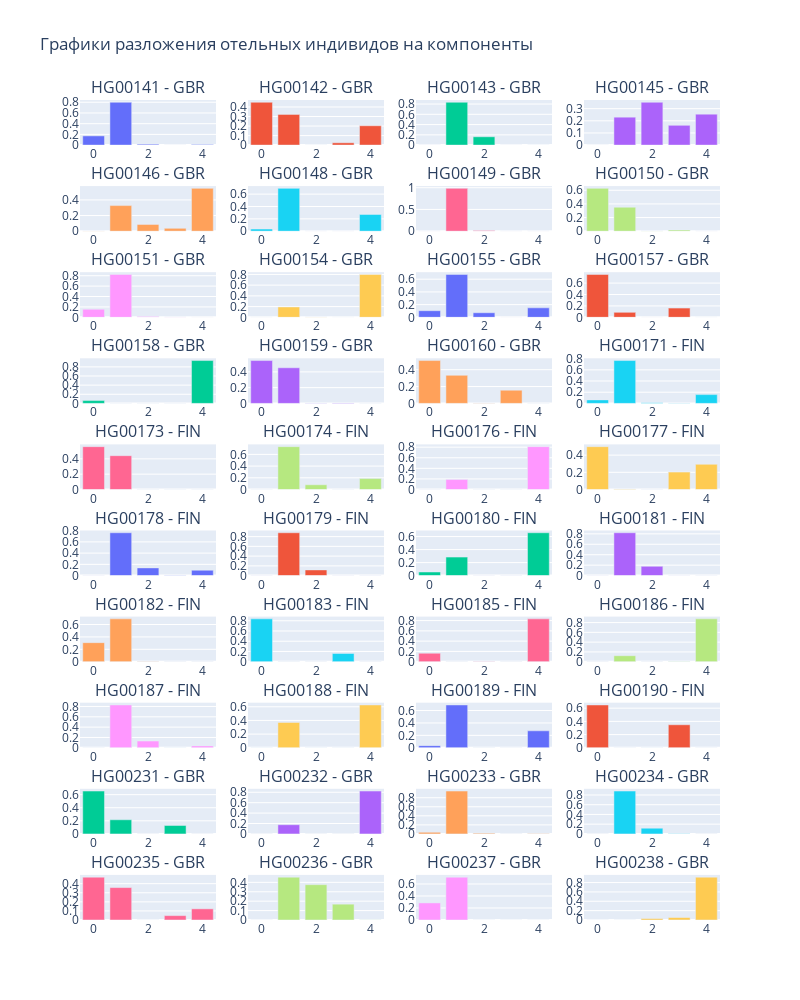

The notebook cell this image was saved under:
### Code cell
start = 40
end = 80
cols = 4
fig = make_subplots(rows = 10, 
                    cols = cols,
                    subplot_titles = sub_names[start:end],                    
                    #vertical_spacing = 0.08,
                    #horizontal_spacing = None
                   )
for i in range(40):
    fig.append_trace(go.Bar(
        #x = ['comp1', 'comp2', 'comp3', 'comp4', 'comp5'],
        y = df_Q.iloc[i, :],
        hovertext = df_Q.iloc[i, :]
    ), row = i // cols + 1, col = i % cols + 1)
    #print(i // 4 + 1, i % 4 + 1, df_Q.iloc[i, :])
#fig.update_layout(height = 300 + len(df_Q)//4 + 1, width=1000, title_text="Stacked subplots")
fig.update_layout(height = 100 * 10, 
                  width=200 * cols, 
                  title_text="Графики разложения отельных индивидов на компоненты",
                  showlegend = False
                 )
fig.show()

### Figure 1 — Plotly figure (JSON) as saved in the notebook; plotly's stock layout.template omitted (floating-point values rounded to 4 significant figures)
{"data": [{"hovertext": [0.1719, 0.7999, 0.01671, 1e-05, 0.01151], "type": "bar", "xaxis": "x", "y": [0.1719, 0.7999, 0.01671, 1e-05, 0.01151], "yaxis": "y"}, {"hovertext": [0.4498, 0.3219, 0.000547, 0.0244, 0.2034], "type": "bar", "xaxis": "x2", "y": [0.4498, 0.3219, 0.000547, 0.0244, 0.2034], "yaxis": "y2"}, {"hovertext": [0.002067, 0.835, 0.1621, 1e-05, 0.000894], "type": "bar", "xaxis": "x3", "y": [0.002067, 0.835, 0.1621, 1e-05, 0.000894], "yaxis": "y3"}, {"hovertext": [1e-05, 0.2298, 0.3527, 0.1631, 0.2544], "type": "bar", "xaxis": "x4", "y": [1e-05, 0.2298, 0.3527, 0.1631, 0.2544], "yaxis": "y4"}, {"hovertext": [0.00098, 0.3275, 0.08715, 0.03651, 0.5479], "type": "bar", "xaxis": "x5", "y": [0.00098, 0.3275, 0.08715, 0.03651, 0.5479], "yaxis": "y5"}, {"hovertext": [0.03466, 0.6939, 1e-05, 1e-05, 0.2715], "type": "bar", "xaxis": "x6", "y": [0.03466, 0.6939, 1e-05, 1e-05, 0.2715], "yaxis": "y6"}, {"hovertext": [1e-05, 0.985, 0.01401, 1e-05, 0.000938], "type": "bar", "xaxis": "x7", "y": [1e-05, 0.985, 0.01401, 1e-05, 0.000938], "yaxis": "y7"}, {"hovertext": [0.6282, 0.3514, 0.003244, 0.01722, 1e-05], "type": "bar", "xaxis": "x8", "y": [0.6282, 0.3514, 0.003244, 0.01722, 1e-05], "yaxis": "y8"}, {"hovertext": [0.154, 0.8246, 0.01586, 0.005544, 1e-05], "type": "bar", "xaxis": "x9", "y": [0.154, 0.8246, 0.01586, 0.005544, 1e-05], "yaxis": "y9"}, {"hovertext": [0.000765, 0.1932, 0.005483, 0.001074, 0.7994], "type": "bar", "xaxis": "x10", "y": [0.000765, 0.1932, 0.005483, 0.001074, 0.7994], "yaxis": "y10"}, {"hovertext": [0.1039, 0.6749, 0.07176, 1e-05, 0.1494], "type": "bar", "xaxis": "x11", "y": [0.1039, 0.6749, 0.07176, 1e-05, 0.1494], "yaxis": "y11"}, {"hovertext": [0.7517, 0.08662, 1e-05, 0.1613, 0.000322], "type": "bar", "xaxis": "x12", "y": [0.7517, 0.08662, 1e-05, 0.1613, 0.000322], "yaxis": "y12"}, {"hovertext": [0.06154, 1e-05, 1e-05, 0.000151, 0.9383], "type": "bar", "xaxis": "x13", "y": [0.06154, 1e-05, 1e-05, 0.000151, 0.9383], "yaxis": "y13"}, {"hovertext": [0.5435, 0.4518, 0.000696, 0.003926, 1e-05], "type": "bar", "xaxis": "x14", "y": [0.5435, 0.4518, 0.000696, 0.003926, 1e-05], "yaxis": "y14"}, {"hovertext": [0.5083, 0.3331, 0.001954, 0.1567, 1e-05], "type": "bar", "xaxis": "x15", "y": [0.5083, 0.3331, 0.001954, 0.1567, 1e-05], "yaxis": "y15"}, {"hovertext": [0.06285, 0.7662, 0.01201, 0.001888, 0.157], "type": "bar", "xaxis": "x16", "y": [0.06285, 0.7662, 0.01201, 0.001888, 0.157], "yaxis": "y16"}, {"hovertext": [0.5588, 0.4412, 1e-05, 1e-05, 1e-05], "type": "bar", "xaxis": "x17", "y": [0.5588, 0.4412, 1e-05, 1e-05, 1e-05], "yaxis": "y17"}, {"hovertext": [1e-05, 0.7322, 0.08075, 1e-05, 0.1871], "type": "bar", "xaxis": "x18", "y": [1e-05, 0.7322, 0.08075, 1e-05, 0.1871], "yaxis": "y18"}, {"hovertext": [0.001631, 0.1885, 1e-05, 1e-05, 0.8098], "type": "bar", "xaxis": "x19", "y": [0.001631, 0.1885, 1e-05, 1e-05, 0.8098], "yaxis": "y19"}, {"hovertext": [0.4987, 0.005205, 0.000276, 0.2025, 0.2933], "type": "bar", "xaxis": "x20", "y": [0.4987, 0.005205, 0.000276, 0.2025, 0.2933], "yaxis": "y20"}, {"hovertext": [2.8e-05, 0.7619, 0.137, 0.00531, 0.09572], "type": "bar", "xaxis": "x21", "y": [2.8e-05, 0.7619, 0.137, 0.00531, 0.09572], "yaxis": "y21"}, {"hovertext": [1e-05, 0.8793, 0.1167, 0.003754, 0.000182], "type": "bar", "xaxis": "x22", "y": [1e-05, 0.8793, 0.1167, 0.003754, 0.000182], "yaxis": "y22"}, {"hovertext": [0.05543, 0.2842, 1e-05, 0.001916, 0.6584], "type": "bar", "xaxis": "x23", "y": [0.05543, 0.2842, 1e-05, 0.001916, 0.6584], "yaxis": "y23"}, {"hovertext": [1e-05, 0.8206, 0.1777, 1e-05, 0.00167], "type": "bar", "xaxis": "x24", "y": [1e-05, 0.8206, 0.1777, 1e-05, 0.00167], "yaxis": "y24"}, {"hovertext": [0.3072, 0.6912, 0.001579, 1e-05, 1e-05], "type": "bar", "xaxis": "x25", "y": [0.3072, 0.6912, 0.001579, 1e-05, 1e-05], "yaxis": "y25"}, {"hovertext": [0.8377, 0.001201, 1e-05, 0.1611, 1e-05], "type": "bar", "xaxis": "x26", "y": [0.8377, 0.001201, 1e-05, 0.1611, 1e-05], "yaxis": "y26"}, {"hovertext": [0.1647, 1e-05, 0.001688, 0.00013, 0.8335], "type": "bar", "xaxis": "x27", "y": [0.1647, 1e-05, 0.001688, 0.00013, 0.8335], "yaxis": "y27"}, {"hovertext": [1e-05, 0.1224, 1e-05, 0.001608, 0.876], "type": "bar", "xaxis": "x28", "y": [1e-05, 0.1224, 1e-05, 0.001608, 0.876], "yaxis": "y28"}, {"hovertext": [1e-05, 0.8292, 0.1313, 0.002309, 0.03725], "type": "bar", "xaxis": "x29", "y": [1e-05, 0.8292, 0.1313, 0.002309, 0.03725], "yaxis": "y29"}, {"hovertext": [0.001142, 0.3705, 0.001819, 0.000228, 0.6263], "type": "bar", "xaxis": "x30", "y": [0.001142, 0.3705, 0.001819, 0.000228, 0.6263], "yaxis": "y30"}, {"hovertext": [0.03469, 0.6895, 0.002226, 1e-05, 0.2735], "type": "bar", "xaxis": "x31", "y": [0.03469, 0.6895, 0.002226, 1e-05, 0.2735], "yaxis": "y31"}, {"hovertext": [0.6488, 1e-05, 0.002211, 0.3489, 1e-05], "type": "bar", "xaxis": "x32", "y": [0.6488, 1e-05, 0.002211, 0.3489, 1e-05], "yaxis": "y32"}, {"hovertext": [0.655, 0.2159, 8.8e-05, 0.129, 1e-05], "type": "bar", "xaxis": "x33", "y": [0.655, 0.2159, 8.8e-05, 0.129, 1e-05], "yaxis": "y33"}, {"hovertext": [1e-05, 0.1764, 1e-05, 1e-05, 0.8235], "type": "bar", "xaxis": "x34", "y": [1e-05, 0.1764, 1e-05, 1e-05, 0.8235], "yaxis": "y34"}, {"hovertext": [0.03589, 0.9477, 0.01488, 1e-05, 0.00153], "type": "bar", "xaxis": "x35", "y": [0.03589, 0.9477, 0.01488, 1e-05, 0.00153], "yaxis": "y35"}, {"hovertext": [1e-05, 0.8806, 0.1178, 0.001613, 1e-05], "type": "bar", "xaxis": "x36", "y": [1e-05, 0.8806, 0.1178, 0.001613, 1e-05], "yaxis": "y36"}, {"hovertext": [0.4716, 0.3569, 1e-05, 0.04834, 0.123], "type": "bar", "xaxis": "x37", "y": [0.4716, 0.3569, 1e-05, 0.04834, 0.123], "yaxis": "y37"}, {"hovertext": [1e-05, 0.4553, 0.3753, 0.1683, 0.001068], "type": "bar", "xaxis": "x38", "y": [1e-05, 0.4553, 0.3753, 0.1683, 0.001068], "yaxis": "y38"}, {"hovertext": [0.2852, 0.7148, 1e-05, 1e-05, 1e-05], "type": "bar", "xaxis": "x39", "y": [0.2852, 0.7148, 1e-05, 1e-05, 1e-05], "yaxis": "y39"}, {"hovertext": [1e-05, 1e-05, 0.03137, 0.05334, 0.9153], "type": "bar", "xaxis": "x40", "y": [1e-05, 1e-05, 0.03137, 0.05334, 0.9153], "yaxis": "y40"}], "layout": {"annotations": [{"font": {"size": 16}, "showarrow": false, "text": "HG00141 - GBR", "x": 0.1062, "xanchor": "center", "xref": "paper", "y": 1, "yanchor": "bottom", "yref": "paper"}, {"font": {"size": 16}, "showarrow": false, "text": "HG00142 - GBR", "x": 0.3688, "xanchor": "center", "xref": "paper", "y": 1, "yanchor": "bottom", "yref": "paper"}, {"font": {"size": 16}, "showarrow": false, "text": "HG00143 - GBR", "x": 0.6313, "xanchor": "center", "xref": "paper", "y": 1, "yanchor": "bottom", "yref": "paper"}, {"font": {"size": 16}, "showarrow": false, "text": "HG00145 - GBR", "x": 0.8938, "xanchor": "center", "xref": "paper", "y": 1, "yanchor": "bottom", "yref": "paper"}, {"font": {"size": 16}, "showarrow": false, "text": "HG00146 - GBR", "x": 0.1062, "xanchor": "center", "xref": "paper", "y": 0.895, "yanchor": "bottom", "yref": "paper"}, {"font": {"size": 16}, "showarrow": false, "text": "HG00148 - GBR", "x": 0.3688, "xanchor": "center", "xref": "paper", "y": 0.895, "yanchor": "bottom", "yref": "paper"}, {"font": {"size": 16}, "showarrow": false, "text": "HG00149 - GBR", "x": 0.6313, "xanchor": "center", "xref": "paper", "y": 0.895, "yanchor": "bottom", "yref": "paper"}, {"font": {"size": 16}, "showarrow": false, "text": "HG00150 - GBR", "x": 0.8938, "xanchor": "center", "xref": "paper", "y": 0.895, "yanchor": "bottom", "yref": "paper"}, {"font": {"size": 16}, "showarrow": false, "text": "HG00151 - GBR", "x": 0.1062, "xanchor": "center", "xref": "paper", "y": 0.79, "yanchor": "bottom", "yref": "paper"}, {"font": {"size": 16}, "showarrow": false, "text": "HG00154 - GBR", "x": 0.3688, "xanchor": "center", "xref": "paper", "y": 0.79, "yanchor": "bottom", "yref": "paper"}, {"font": {"size": 16}, "showarrow": false, "text": "HG00155 - GBR", "x": 0.6313, "xanchor": "center", "xref": "paper", "y": 0.79, "yanchor": "bottom", "yref": "paper"}, {"font": {"size": 16}, "showarrow": false, "text": "HG00157 - GBR", "x": 0.8938, "xanchor": "center", "xref": "paper", "y": 0.79, "yanchor": "bottom", "yref": "paper"}, {"font": {"size": 16}, "showarrow": false, "text": "HG00158 - GBR", "x": 0.1062, "xanchor": "center", "xref": "paper", "y": 0.685, "yanchor": "bottom", "yref": "paper"}, {"font": {"size": 16}, "showarrow": false, "text": "HG00159 - GBR", "x": 0.3688, "xanchor": "center", "xref": "paper", "y": 0.685, "yanchor": "bottom", "yref": "paper"}, {"font": {"size": 16}, "showarrow": false, "text": "HG00160 - GBR", "x": 0.6313, "xanchor": "center", "xref": "paper", "y": 0.685, "yanchor": "bottom", "yref": "paper"}, {"font": {"size": 16}, "showarrow": false, "text": "HG00171 - FIN", "x": 0.8938, "xanchor": "center", "xref": "paper", "y": 0.685, "yanchor": "bottom", "yref": "paper"}, {"font": {"size": 16}, "showarrow": false, "text": "HG00173 - FIN", "x": 0.1062, "xanchor": "center", "xref": "paper", "y": 0.58, "yanchor": "bottom", "yref": "paper"}, {"font": {"size": 16}, "showarrow": false, "text": "HG00174 - FIN", "x": 0.3688, "xanchor": "center", "xref": "paper", "y": 0.58, "yanchor": "bottom", "yref": "paper"}, {"font": {"size": 16}, "showarrow": false, "text": "HG00176 - FIN", "x": 0.6313, "xanchor": "center", "xref": "paper", "y": 0.58, "yanchor": "bottom", "yref": "paper"}, {"font": {"size": 16}, "showarrow": false, "text": "HG00177 - FIN", "x": 0.8938, "xanchor": "center", "xref": "paper", "y": 0.58, "yanchor": "bottom", "yref": "paper"}, {"font": {"size": 16}, "showarrow": false, "text": "HG00178 - FIN", "x": 0.1062, "xanchor": "center", "xref": "paper", "y": 0.475, "yanchor": "bottom", "yref": "paper"}, {"font": {"size": 16}, "showarrow": false, "text": "HG00179 - FIN", "x": 0.3688, "xanchor": "center", "xref": "paper", "y": 0.475, "yanchor": "bottom", "yref": "paper"}, {"font": {"size": 16}, "showarrow": false, "text": "HG00180 - FIN", "x": 0.6313, "xanchor": "center", "xref": "paper", "y": 0.475, "yanchor": "bottom", "yref": "paper"}, {"font": {"size": 16}, "showarrow": false, "text": "HG00181 - FIN", "x": 0.8938, "xanchor": "center", "xref": "paper", "y": 0.475, "yanchor": "bottom", "yref": "paper"}, {"font": {"size": 16}, "showarrow": false, "text": "HG00182 - FIN", "x": 0.1062, "xanchor": "center", "xref": "paper", "y": 0.37, "yanchor": "bottom", "yref": "paper"}, {"font": {"size": 16}, "showarrow": false, "text": "HG00183 - FIN", "x": 0.3688, "xanchor": "center", "xref": "paper", "y": 0.37, "yanchor": "bottom", "yref": "paper"}, {"font": {"size": 16}, "showarrow": false, "text": "HG00185 - FIN", "x": 0.6313, "xanchor": "center", "xref": "paper", "y": 0.37, "yanchor": "bottom", "yref": "paper"}, {"font": {"size": 16}, "showarrow": false, "text": "HG00186 - FIN", "x": 0.8938, "xanchor": "center", "xref": "paper", "y": 0.37, "yanchor": "bottom", "yref": "paper"}, {"font": {"size": 16}, "showarrow": false, "text": "HG00187 - FIN", "x": 0.1062, "xanchor": "center", "xref": "paper", "y": 0.265, "yanchor": "bottom", "yref": "paper"}, {"font": {"size": 16}, "showarrow": false, "text": "HG00188 - FIN", "x": 0.3688, "xanchor": "center", "xref": "paper", "y": 0.265, "yanchor": "bottom", "yref": "paper"}, {"font": {"size": 16}, "showarrow": false, "text": "HG00189 - FIN", "x": 0.6313, "xanchor": "center", "xref": "paper", "y": 0.265, "yanchor": "bottom", "yref": "paper"}, {"font": {"size": 16}, "showarrow": false, "text": "HG00190 - FIN", "x": 0.8938, "xanchor": "center", "xref": "paper", "y": 0.265, "yanchor": "bottom", "yref": "paper"}, {"font": {"size": 16}, "showarrow": false, "text": "HG00231 - GBR", "x": 0.1062, "xanchor": "center", "xref": "paper", "y": 0.16, "yanchor": "bottom", "yref": "paper"}, {"font": {"size": 16}, "showarrow": false, "text": "HG00232 - GBR", "x": 0.3688, "xanchor": "center", "xref": "paper", "y": 0.16, "yanchor": "bottom", "yref": "paper"}, {"font": {"size": 16}, "showarrow": false, "text": "HG00233 - GBR", "x": 0.6313, "xanchor": "center", "xref": "paper", "y": 0.16, "yanchor": "bottom", "yref": "paper"}, {"font": {"size": 16}, "showarrow": false, "text": "HG00234 - GBR", "x": 0.8938, "xanchor": "center", "xref": "paper", "y": 0.16, "yanchor": "bottom", "yref": "paper"}, {"font": {"size": 16}, "showarrow": false, "text": "HG00235 - GBR", "x": 0.1062, "xanchor": "center", "xref": "paper", "y": 0.055, "yanchor": "bottom", "yref": "paper"}, {"font": {"size": 16}, "showarrow": false, "text": "HG00236 - GBR", "x": 0.3688, "xanchor": "center", "xref": "paper", "y": 0.055, "yanchor": "bottom", "yref": "paper"}, {"font": {"size": 16}, "showarrow": false, "text": "HG00237 - GBR", "x": 0.6313, "xanchor": "center", "xref": "paper", "y": 0.055, "yanchor": "bottom", "yref": "paper"}, {"font": {"size": 16}, "showarrow": false, "text": "HG00238 - GBR", "x": 0.8938, "xanchor": "center", "xref": "paper", "y": 0.055, "yanchor": "bottom", "yref": "paper"}], "height": 1000, "showlegend": false, "title": {"text": "Графики разложения отельных индивидов на компоненты"}, "width": 800, "xaxis": {"anchor": "y", "domain": [0, 0.2125]}, "xaxis10": {"anchor": "y10", "domain": [0.2625, 0.475]}, "xaxis11": {"anchor": "y11", "domain": [0.525, 0.7375]}, "xaxis12": {"anchor": "y12", "domain": [0.7875, 1]}, "xaxis13": {"anchor": "y13", "domain": [0, 0.2125]}, "xaxis14": {"anchor": "y14", "domain": [0.2625, 0.475]}, "xaxis15": {"anchor": "y15", "domain": [0.525, 0.7375]}, "xaxis16": {"anchor": "y16", "domain": [0.7875, 1]}, "xaxis17": {"anchor": "y17", "domain": [0, 0.2125]}, "xaxis18": {"anchor": "y18", "domain": [0.2625, 0.475]}, "xaxis19": {"anchor": "y19", "domain": [0.525, 0.7375]}, "xaxis2": {"anchor": "y2", "domain": [0.2625, 0.475]}, "xaxis20": {"anchor": "y20", "domain": [0.7875, 1]}, "xaxis21": {"anchor": "y21", "domain": [0, 0.2125]}, "xaxis22": {"anchor": "y22", "domain": [0.2625, 0.475]}, "xaxis23": {"anchor": "y23", "domain": [0.525, 0.7375]}, "xaxis24": {"anchor": "y24", "domain": [0.7875, 1]}, "xaxis25": {"anchor": "y25", "domain": [0, 0.2125]}, "xaxis26": {"anchor": "y26", "domain": [0.2625, 0.475]}, "xaxis27": {"anchor": "y27", "domain": [0.525, 0.7375]}, "xaxis28": {"anchor": "y28", "domain": [0.7875, 1]}, "xaxis29": {"anchor": "y29", "domain": [0, 0.2125]}, "xaxis3": {"anchor": "y3", "domain": [0.525, 0.7375]}, "xaxis30": {"anchor": "y30", "domain": [0.2625, 0.475]}, "xaxis31": {"anchor": "y31", "domain": [0.525, 0.7375]}, "xaxis32": {"anchor": "y32", "domain": [0.7875, 1]}, "xaxis33": {"anchor": "y33", "domain": [0, 0.2125]}, "xaxis34": {"anchor": "y34", "domain": [0.2625, 0.475]}, "xaxis35": {"anchor": "y35", "domain": [0.525, 0.7375]}, "xaxis36": {"anchor": "y36", "domain": [0.7875, 1]}, "xaxis37": {"anchor": "y37", "domain": [0, 0.2125]}, "xaxis38": {"anchor": "y38", "domain": [0.2625, 0.475]}, "xaxis39": {"anchor": "y39", "domain": [0.525, 0.7375]}, "xaxis4": {"anchor": "y4", "domain": [0.7875, 1]}, "xaxis40": {"anchor": "y40", "domain": [0.7875, 1]}, "xaxis5": {"anchor": "y5", "domain": [0, 0.2125]}, "xaxis6": {"anchor": "y6", "domain": [0.2625, 0.475]}, "xaxis7": {"anchor": "y7", "domain": [0.525, 0.7375]}, "xaxis8": {"anchor": "y8", "domain": [0.7875, 1]}, "xaxis9": {"anchor": "y9", "domain": [0, 0.2125]}, "yaxis": {"anchor": "x", "domain": [0.945, 1]}, "yaxis10": {"anchor": "x10", "domain": [0.735, 0.79]}, "yaxis11": {"anchor": "x11", "domain": [0.735, 0.79]}, "yaxis12": {"anchor": "x12", "domain": [0.735, 0.79]}, "yaxis13": {"anchor": "x13", "domain": [0.63, 0.685]}, "yaxis14": {"anchor": "x14", "domain": [0.63, 0.685]}, "yaxis15": {"anchor": "x15", "domain": [0.63, 0.685]}, "yaxis16": {"anchor": "x16", "domain": [0.63, 0.685]}, "yaxis17": {"anchor": "x17", "domain": [0.525, 0.58]}, "yaxis18": {"anchor": "x18", "domain": [0.525, 0.58]}, "yaxis19": {"anchor": "x19", "domain": [0.525, 0.58]}, "yaxis2": {"anchor": "x2", "domain": [0.945, 1]}, "yaxis20": {"anchor": "x20", "domain": [0.525, 0.58]}, "yaxis21": {"anchor": "x21", "domain": [0.42, 0.475]}, "yaxis22": {"anchor": "x22", "domain": [0.42, 0.475]}, "yaxis23": {"anchor": "x23", "domain": [0.42, 0.475]}, "yaxis24": {"anchor": "x24", "domain": [0.42, 0.475]}, "yaxis25": {"anchor": "x25", "domain": [0.315, 0.37]}, "yaxis26": {"anchor": "x26", "domain": [0.315, 0.37]}, "yaxis27": {"anchor": "x27", "domain": [0.315, 0.37]}, "yaxis28": {"anchor": "x28", "domain": [0.315, 0.37]}, "yaxis29": {"anchor": "x29", "domain": [0.21, 0.265]}, "yaxis3": {"anchor": "x3", "domain": [0.945, 1]}, "yaxis30": {"anchor": "x30", "domain": [0.21, 0.265]}, "yaxis31": {"anchor": "x31", "domain": [0.21, 0.265]}, "yaxis32": {"anchor": "x32", "domain": [0.21, 0.265]}, "yaxis33": {"anchor": "x33", "domain": [0.105, 0.16]}, "yaxis34": {"anchor": "x34", "domain": [0.105, 0.16]}, "yaxis35": {"anchor": "x35", "domain": [0.105, 0.16]}, "yaxis36": {"anchor": "x36", "domain": [0.105, 0.16]}, "yaxis37": {"anchor": "x37", "domain": [0, 0.055]}, "yaxis38": {"anchor": "x38", "domain": [0, 0.055]}, "yaxis39": {"anchor": "x39", "domain": [0, 0.055]}, "yaxis4": {"anchor": "x4", "domain": [0.945, 1]}, "yaxis40": {"anchor": "x40", "domain": [0, 0.055]}, "yaxis5": {"anchor": "x5", "domain": [0.84, 0.895]}, "yaxis6": {"anchor": "x6", "domain": [0.84, 0.895]}, "yaxis7": {"anchor": "x7", "domain": [0.84, 0.895]}, "yaxis8": {"anchor": "x8", "domain": [0.84, 0.895]}, "yaxis9": {"anchor": "x9", "domain": [0.735, 0.79]}}}
